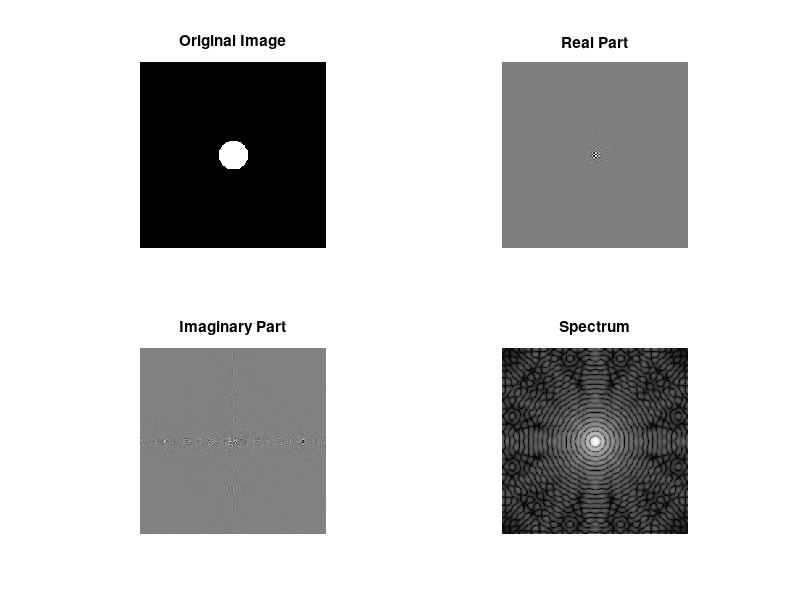

This figure's MATLAB source:
[x, y] = meshgrid(-128:127, -128:127); 
z = sqrt(x.^2 + y.^2); 
img = (z < 20);

imgfft = fft2(img);

imgshift = fftshift(imgfft);

realpart = real(imgshift);

impart = imag(imgshift);

magnitudespectrum = log(1 + abs(imgshift));

figure;
subplot(2, 2, 1);
imshow(img, []);
title('Original Image');

subplot(2, 2, 2);
imshow(realpart, []);
title("Real Part");

subplot(2, 2, 3);
imshow(impart, []);
title("Imaginary Part");

subplot(2, 2, 4);
imshow(magnitudespectrum, []);
title("Spectrum")
